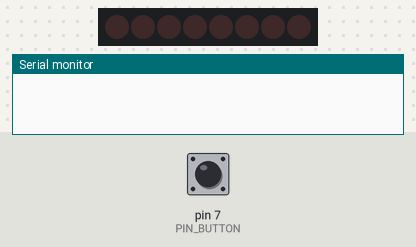
The sketch below on a simulated Arduino Uno, built with avr-gcc and run on an emulated ATmega328P. Shown: 8 shift-register outputs drawn as a row of LEDs (first output left, lit = HIGH), the last lines printed to the serial monitor. Wiring (inferred from the names in the program): shift register (74HC595): data pin 8; shift clock pin 10; latch pin 9. Wiring (inferred from the signals the program sends): row of LEDs: on Q0, Q1, Q2, Q3, Q4, Q5, Q6, Q7. The test bench sets the inputs (shaded band); at power-on: pin 7 (PIN_BUTTON) LOW.

Above: at 1.2 s.
1.3 s: pin 7 (PIN_BUTTON) pulled HIGH for 1 s
At 3.8 s:
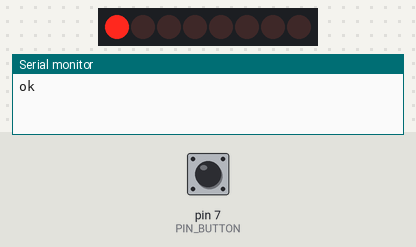
At 4.5 s:
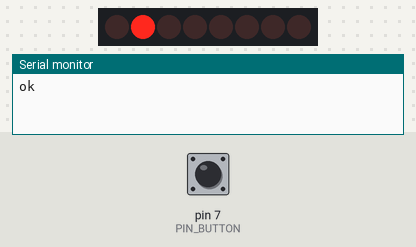
10.7 s: pin 7 (PIN_BUTTON) pulled HIGH for 3.2 s
At 11.9 s:
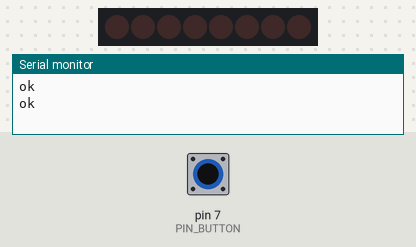
Timing chart, 0 to 13.7 s (numbered marks = the images above; inputs shaded):
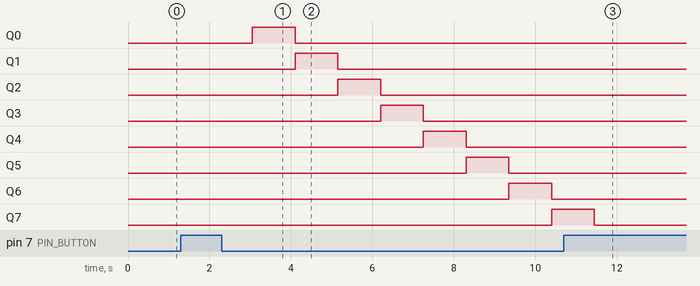

The sketch:

sketch_74HC595.ino
```cpp
// 以下を参考にした
// 配線も以下のサイトを参考にするとできる。
// https://iot.keicode.com/arduino/arduino-shift-register-sn74hc595.php

/**
 * シリアルを送信するピン
 */
const int PIN_SERIAL = 8;
/**
 * ラッチ（情報をアップデートするサイン）を送信するピン
 */
const int PIN_LATCH = 9;
/**
 * クロックを送信するピン
 */
const int PIN_CLOCK = 10;
/**
 * ボタン入力のピン
 */
const int PIN_BUTTON = 7;

/**
 * LEDの光るパターン
 */
byte patterns[] = {
  B00000000,
  B10000000,
  B01000000,
  B00100000,
  B00010000,
  B00001000,
  B00000100,
  B00000010,
  B00000001,
  B00000011,
  B00000110,
  B00001100,
  B00011000,
  B00110000,
  B01100000,
  B11000000,
  B11100000,
  B01110000,
  B00111000,
  B00011100,
  B00001110,
  B00000111,
  B00001111,
  B00011110,
  B00111100,
  B01111000,
  B11110000,
  B11111000,
  B01111100,
  B00111110,
  B00011111,
  B00111111,
  B01111110,
  B11111100,
  B11111110,
  B01111111,
  B11111111,
  B01111111,
  B11111110,
  B11111100,
  B01111110,
  B00111111,
  B00011111,
  B00111110,
  B01111100,
  B11111000,
  B11110000,
  B01111000,
  B00111100,
  B00011110,
  B00001111,
  B00000111,
  B00001110,
  B00011100,
  B00111000,
  B01110000,
  B11100000,
  B11000000,
  B01100000,
  B00110000,
  B00011000,
  B00001100,
  B00000110,
  B00000011,
  B00000001,
  B00000010,
  B00000100,
  B00001000,
  B00010000,
  B00100000,
  B01000000,
  B10000000,
};

void setup() {
  Serial.begin(9600);
  pinMode(PIN_SERIAL, OUTPUT);
  pinMode(PIN_LATCH, OUTPUT);
  pinMode(PIN_CLOCK, OUTPUT);
}

bool started = false;
uint8_t i = 0;
void loop() {
  String command = Serial.readStringUntil("\n");
  command.trim();
  if (command.length() > 0) {
    Serial.println(command);
  }
  if (command == String("switch") || digitalRead(PIN_BUTTON) == HIGH) {
    started = !started;
    if (!started) {
      i = 0;
      digitalWrite(PIN_LATCH, LOW); // 入力を受け付けるモードにする
      shiftOut(PIN_SERIAL, PIN_CLOCK, LSBFIRST, B00000000); // この情報がクロックが0から1になるたびに、チップの出力ピンに設定されていく。
      digitalWrite(PIN_LATCH, HIGH); // 入力を終わり、チップの出力ピンの電圧が変わる。
    }
    Serial.println("ok");
  }
  if (started) {
    digitalWrite(PIN_LATCH, LOW);
    shiftOut(PIN_SERIAL, PIN_CLOCK, LSBFIRST, patterns[i]);
    digitalWrite(PIN_LATCH, HIGH);
    i = (i + 1) % (sizeof(patterns)/sizeof(byte));
    delay(50);
  }
}
```

Measured:
- after the input at 1.3 s, Q0: LOW → HIGH after 1.8 s, → LOW 1.0 s later; Q1: LOW → HIGH after 2.8 s, → LOW 1.1 s later; Q2: LOW → HIGH after 3.9 s, → LOW 1.0 s later; Q3: LOW → HIGH after 4.9 s, → LOW 1.1 s later; Q4: LOW → HIGH after 6.0 s, → LOW 1.1 s later
